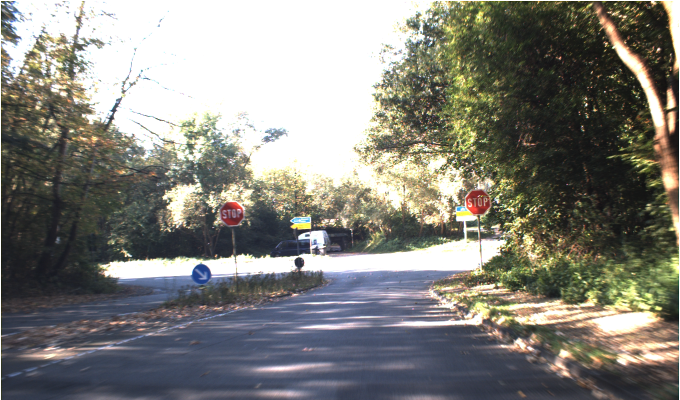
#> input picture testing_images_segmentation/images/img0.ppm, 1360 x 800 px, given in place of 0.ppm, which was not available (shown at 1/2 size)
$ python featureandCSV.py
#> lines starting #> are read from the running program, lines starting #| are printed output that depends on the picture; pictures that were not available may be replaced by others from this repository, and a replacement may not be noted
#To create the training data to a csv file
#Input feature of surf- 16*64
#Input feature of HOG 3780
#total input feature is 4804

import cv2
import pandas as pd
import numpy as np
import os


from sklearn.cluster import KMeans

n_clusters = 16

test_bow = 0
data = None
hog = cv2.HOGDescriptor()

low = int(raw_input('Enter lower index : '))
#> the answer given: 3
high = int(raw_input('Enter higher index : '))
#> the answer given: 3
print(low)
print(high)
file = open("data.txt","w+")

'''
im = cv2.imread("Images_HOG/Obstacles/0.png")
img = cv2.resize(im,(64,128))

h = hog.compute(img)
t = np.array(h)
print(t.shape)
prediction = 1

file.write(str(prediction) + " ")
l = 1
for a in range(len(t)):
	s = str(t[a])
	s = s.replace('[','')
	s = s.replace(']','')
	file.write(str(l) + ":" + s + " ")
	l+=1
file.write("\n")

t = np.insert(t,len(t),prediction)
data = np.array(t)
'''

for i in range(low, high+1):
	print( "The current folder :" + str(i))
	xyz = 'traffic_sign_dataset/training/Images/' + str(i) + '/'
	k = 0
	for j in os.listdir(xyz):
		# if (test_bow > 1):
		# 	break

		# test_bow+=1

		print("The current image :" + str(k))
		im = cv2.imread(xyz + str(k) + ".ppm")
#> im is the input picture: shape (800, 1360, 3); mean B, G, R 123.4, 129.9, 130.7
		try :
			k += 1
			# cv2.imshow('a',im)
			#cv2.waitKey(1)
			img = cv2.resize(im,(100,100))
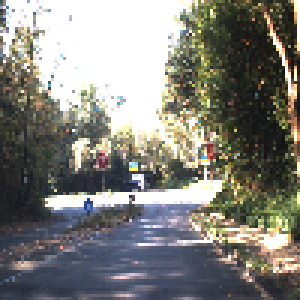
#> img: shape (100, 100, 3) (shown 3 times larger); mean B, G, R 122.7, 129.1, 129.9
			img_hog = cv2.resize(img,(64,128))
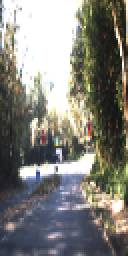
#> img_hog: shape (128, 64, 3) (shown 2 times larger); mean B, G, R 122.3, 128.7, 129.5

			surf = cv2.xfeatures2d.SURF_create(hessianThreshold=0)
			kp,des = surf.detectAndCompute(img,None)
			# img4 = cv2.drawKeypoints(img,kp,None,(255,0,0),0)

			kmeans = None
			surf_centers = None

			if(des is not None and des.shape[0] > n_clusters):
				print('SURF : ' + str(des.shape))
				print(des.shape)

				kmeans = KMeans(n_clusters=n_clusters, random_state=0).fit(des)
				surf_centers = kmeans.cluster_centers_

				print(kmeans.labels_.shape)
				# print(kmeans.cluster_centers_.shape)
				# print(time.time() - t)

			else:
				continue

			h = hog.compute(img_hog)
			print('h')
			t = np.array(h)
			print("The HOG array shape is ",t.shape)
			print(surf_centers.shape)
			print('bow')
			t = t.reshape([1,-1])
			surf_centers = surf_centers.reshape([1,-1])

			t = np.hstack((t,surf_centers))
			print("The shape after stacking is",t.shape)
			print('bw2')
			# surf=cv2.xFeatures2d.surf_create()

			prediction = i + 1
			# kp_surf,des_surf=surf.de
			l = 1
			# [8 lines of commented-out code are left out]

			print("The stacked array is ",t)

			q = np.array([prediction])
			q = q.reshape([1,1])
			t = np.hstack((t,q))

			print(t)
			print('yohoo')
			print(t.shape)

			if i == low and k == 1 :
				print('fst')
				data = np.array(t)
			else :
				print('in')
				data = np.vstack((data,t))
				print('in')
			print('data')
		except :
			continue
'''
for i in range(0,294):
	im = cv2.imread("Images_HOG/Non-obstacles/" + str(i) + ".png")
	cv2.imshow('a',im)
	#cv2.waitKey(1)
	img = cv2.resize(im,(64,128))

	h = hog.compute(img)
	t = np.array(h)
	prediction = 0

	file.write(str(prediction) + " ")

	l = 1
	for a in range(len(t)):
		s = str(t[a])
		s = s.replace('[','')
		s = s.replace(']','')
		file.write(str(l) + ":" + s + " ")
		l+=1
	file.write("\n")

	t = np.insert(t,len(t),prediction)
	data = np.vstack((data,t))
'''

data_csv = pd.DataFrame(data)
print(data_csv)
data_csv.to_csv("data" + str(low) +".csv")

$ run again, on testing_images_segmentation/images/img12.ppm
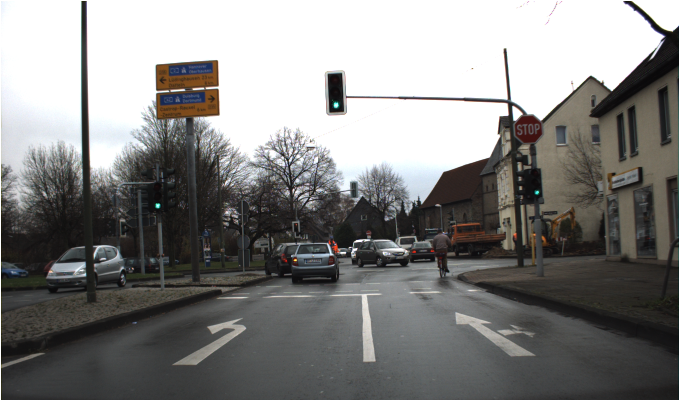
#> input picture testing_images_segmentation/images/img12.ppm, 1360 x 800 px, given in place of 0.ppm, which was not available (shown at 1/2 size)
#> im is the input picture: shape (800, 1360, 3); mean B, G, R 129.4, 130.7, 131.3
#> `img = cv2.resize(im,(100,100))`:
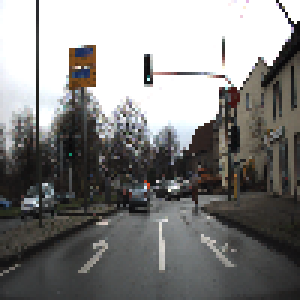
#> img: shape (100, 100, 3) (shown 3 times larger); mean B, G, R 128.5, 129.9, 130.6
#> `img_hog = cv2.resize(img,(64,128))`:
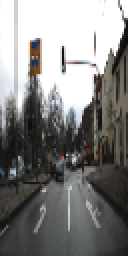
#> img_hog: shape (128, 64, 3) (shown 2 times larger); mean B, G, R 128.8, 130.1, 130.8

$ run again, on testing_images_segmentation/images/img14.ppm
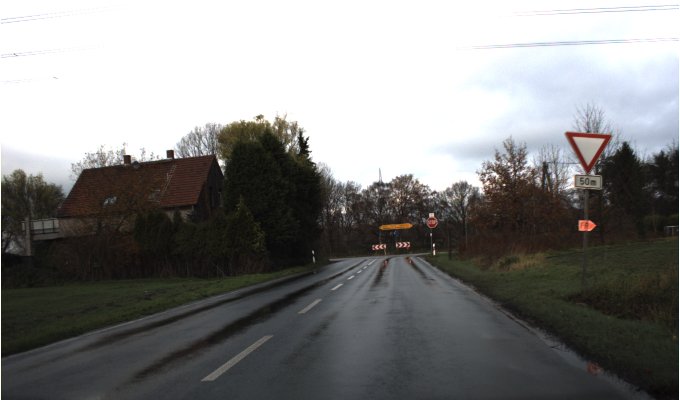
#> input picture testing_images_segmentation/images/img14.ppm, 1360 x 800 px, given in place of 0.ppm, which was not available (shown at 1/2 size)
#> im is the input picture: shape (800, 1360, 3); mean B, G, R 129.2, 130.1, 130.2
#> `img = cv2.resize(im,(100,100))`:
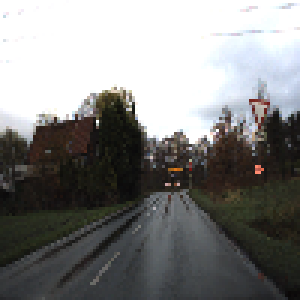
#> img: shape (100, 100, 3) (shown 3 times larger); mean B, G, R 128.7, 129.7, 129.8
#> `img_hog = cv2.resize(img,(64,128))`:
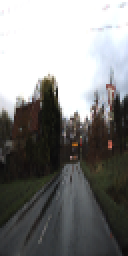
#> img_hog: shape (128, 64, 3) (shown 2 times larger); mean B, G, R 128.5, 129.6, 129.6
